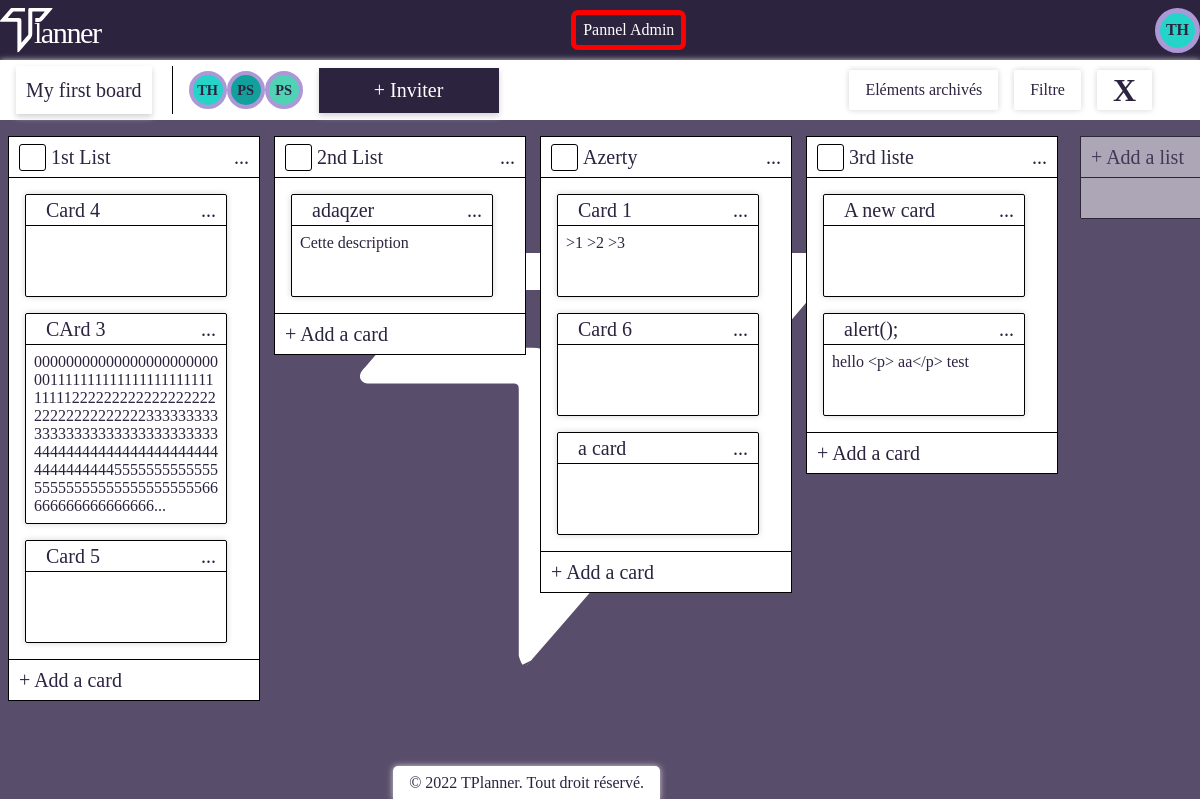
Screenshot of /board.php?id=1 (signed in) with the database file from the repository.
### tables this page shows
CREATE TABLE IF NOT EXISTS `boards` (
  `id` int(11) NOT NULL AUTO_INCREMENT,
  `label` varchar(50) NOT NULL,
  `lastChange` datetime DEFAULT NULL,
  `environnement_id` int(11) DEFAULT NULL,
  `user_id` int(11) DEFAULT NULL,
  PRIMARY KEY (`id`),
  KEY `id_environnement` (`environnement_id`),
  KEY `id_user` (`user_id`),
  CONSTRAINT `boards_ibfk_1` FOREIGN KEY (`environnement_id`) REFERENCES `environnements` (`id`),
  CONSTRAINT `boards_ibfk_2` FOREIGN KEY (`user_id`) REFERENCES `users` (`id`)
);

CREATE TABLE IF NOT EXISTS `users` (
  `id` int(11) NOT NULL AUTO_INCREMENT,
  `username` varchar(50) NOT NULL,
  `password` varchar(100) NOT NULL,
  `mail` varchar(50) NOT NULL,
  `role` text,
  `dateCreation` date NOT NULL,
  `color` varchar(7) NOT NULL DEFAULT '#50d3b5',
  PRIMARY KEY (`id`)
);

CREATE TABLE IF NOT EXISTS `lists` (
  `id` int(11) NOT NULL AUTO_INCREMENT,
  `label` varchar(50) NOT NULL,
  `listPosition` tinyint(4) NOT NULL,
  `isArchived` tinyint(1) NOT NULL DEFAULT '0',
  `isArchiveList` tinyint(4) NOT NULL DEFAULT '0',
  `board_id` int(11) NOT NULL,
  PRIMARY KEY (`id`),
  KEY `id_board` (`board_id`),
  CONSTRAINT `lists_ibfk_1` FOREIGN KEY (`board_id`) REFERENCES `boards` (`id`)
);

CREATE TABLE IF NOT EXISTS `cards` (
  `id` int(11) NOT NULL AUTO_INCREMENT,
  `title` varchar(50) NOT NULL,
  `description` text,
  `positions` smallint(6) NOT NULL,
  `color` varchar(25) DEFAULT NULL,
  `picture` varchar(100) DEFAULT NULL,
  `deadline` datetime DEFAULT NULL,
  `isArchived` tinyint(1) NOT NULL DEFAULT '0',
  `list_id` int(11) NOT NULL,
  PRIMARY KEY (`id`),
  KEY `id_list` (`list_id`),
  CONSTRAINT `cards_ibfk_1` FOREIGN KEY (`list_id`) REFERENCES `lists` (`id`)
);

### app/AbstractManager.php (called while the page is built, shortened)
<?php
abstract class AbstractManager
{
    private static $connection;
    protected static function connect()
    {
        self::$connection = DAO::connect();
    }
    protected static function getOneOrNullResult($row, $class)
    {
        if ($row != null) {
            return new $class($row);
        }
        return null;
    }
    protected static function getResults($rows, $class)
    {
        $results = [];
        if ($rows != null) {
            foreach ($rows as $row) {
                $results[] = new $class($row);
            }
        }
        return $results;
    }
    protected static function getValue($row)
    {
        if ($row != null) {
            return $row;
        }
        return null;
    }
    protected static function select($sql, $params = null, $multiple = true)
    {
        try {
            $stmt = self::$connection->prepare($sql);
            $stmt->execute($params);
            if ($multiple) {
                return $stmt->fetchAll();
            }
            return $stmt->fetch();
        } catch (\PDOException $e) {
            echo $e->getMessage();
        }
    }
}

### Models/BoardsManager.php (called while the page is built, shortened)
<?php
class BoardsManager extends AbstractManager
{
    private static $classname = "Models\Board";
    public function getOneById($id)
    {
        $sql =   "SELECT *" .
            " FROM boards" .
            " WHERE id = :id";
        $arg = ["id" => $id];
        return self::getOneOrNullResult(
            self::select($sql, $arg, false),
            self::$classname
        );
    }
    public function getLists($id)
    {
        $sql =   "SELECT * FROM lists l" .
            " WHERE l.board_id = :id" .
            " ORDER BY l.listPosition";
        $arg = ["id" => $id];
        return self::getResults(
            self::select($sql, $arg, true),
            "Models\Lists"
        );
    }
    public function getUsers($idBoard)
    {
        $sql = "SELECT u.id, u.username, u.mail, u.color FROM users u" .
            " INNER JOIN users_boards ub ON u.id = ub.user_id" .
            " INNER JOIN boards b ON b.id = ub.board_id" .
            " WHERE b.id = :idBoard";
        $arg = ["idBoard" => $idBoard];
        return self::getResults(
            self::select($sql, $arg, true),
            "Models\User"
        );
    }
    public function getCreator($id)
    {
        $sql =   "SELECT user_id" .
            " FROM boards" .
            " WHERE id = :id";
        $arg = ["id" => $id];
        return self::getValue(
            self::select($sql, $arg, false)
        );
    }
}

### Public/autoloader.php (called while the page is built, shortened)
<?php
abstract class Autoloader{
    public static function autoload($class)
    {
        $parts = preg_split('#\\\#', $class);
			$className = array_pop($parts);
			$path = implode(DS, $parts);
			$file = $className.'.php';
			$filepath = ROOT.$path.DS.$file;
    }
}
function e($text)
{
	return htmlspecialchars($text);
}

### app/DAO.php (called while the page is built, shortened)
<?php
    abstract class DAO{
        protected static $link;
        public static function connect(){
            try{
                self::$link = new \PDO("mysql:host=".self::DB_HOST.";
                                        dbname=".self::DB_NAME,
                                        self::DB_USER,
                                        self::DB_PASS,
                [
                    \PDO::ATTR_ERRMODE => \PDO::ERRMODE_EXCEPTION,
                    \PDO::ATTR_DEFAULT_FETCH_MODE => \PDO::FETCH_ASSOC
                ]);
                return self::$link;
            }
            catch(\PDOException $e) {
                echo $e->getMessage();
                die();
            }
        }
    }
?>

### Models/Board.php (called while the page is built, shortened)
<?php
class Board extends AbstractEntity
{
    private $id;
    private $label;
    private $listLists;
    public function __construct($data)
    {
        $bm = new BoardsManager();
        $this->listLists = $bm->getLists($this->id);
    }
    public function getId()
    {
        return $this->id;
    }
    public function setId($id)
    {
        $this->id = $id;
        return $this;
    }
    public function getLabel()
    {
        return $this->label;
    }
    public function setLabel($label)
    {
        $this->label = $label;
        return $this;
    }
    public function getListLists()
    {
        return $this->listLists;
    }
    public function getUsersList()
    {
        $bm = new BoardsManager();
        return $bm->getUsers($this->id);
    }
}

### app/AbstractEntity.php (called while the page is built, shortened)
<?php
    abstract class AbstractEntity
    {
        protected static function hydrate($data, $object){
            foreach($data as $field => $value){
                $method = "set".ucfirst($field);
            }
        }
    }

### Models/User.php (called while the page is built, shortened)
<?php
class User extends AbstractEntity
{
  private $id;
  private $username;
  private $color;
  public function setId($id)
  {
    $this->id = $id;
    return $this;
  }
  public function setMail($mail)
  {
    return $this;
  }
  public function getUsername()
  {
    return $this->username;
  }
  public function setUsername($username)
  {
    $this->username = $username;
    return $this;
  }
  public function getColor()
  {
    return $this->color;
  }
  public function setColor($color)
  {
    $this->color = $color;
    return $this;
  }
  public function isCreator($board)
  {
    $bm = new BoardsManager();
    $this->isCreator = $bm->getCreator($board)["user_id"] == $this->id;
    return $this->isCreator;
  }
}

### Models/Lists.php (called while the page is built, shortened)
<?php
class Lists extends AbstractEntity
{
    private $id;
    private $label;
    private $isArchived;
    private $isArchiveList;
    private $listCards;
    public function __construct($data)
    {
        $lm = new ListsManager();
        $this->listCards = $lm->getCards($this->id);
    }
    public function getId()
    {
        return $this->id;
    }
    public function setId($id)
    {
        $this->id = $id;
        return $this;
    }
    public function getLabel()
    {
        return $this->label;
    }
    public function setLabel($label)
    {
        $this->label = $label;
        return $this;
    }
    public function getIsArchived()
    {
        return $this->isArchived;
    }
    public function setIsArchived($isArchived)
    {
        $this->isArchived = $isArchived;
        return $this;
    }
    public function getListCards()
    {
        return $this->listCards;
    }
    public function getIsArchiveList()
    {
        return $this->isArchiveList;
    }
    public function setIsArchiveList($isArchiveList)
    {
        $this->isArchiveList = $isArchiveList;
        return $this;
    }
}

### Models/Card.php (called while the page is built, shortened)
<?php
class Card extends AbstractEntity
{
    private $id;
    private $title;
    private $description;
    private $isArchived;
    public function getId()
    {
        return $this->id;
    }
    public function setId($id)
    {
        $this->id = $id;
        return $this;
    }
    public function getTitle()
    {
        return $this->title;
    }
    public function setTitle($title)
    {
        $this->title = $title;
        return $this;
    }
    public function getDescription()
    {
        return $this->description;
    }
    public function setDescription($description)
    {
        $this->description = $description;
        return $this;
    }
    public function getIsArchived()
    {
        return $this->isArchived;
    }
    public function setIsArchived($isArchived)
    {
        $this->isArchived = $isArchived;
        return $this;
    }
}

### Models/ListsManager.php (called while the page is built, shortened)
<?php
class ListsManager extends AbstractManager
{
    public function getCards($id)
    {
        $sql = "SELECT * FROM cards c".
                " WHERE c.list_id = :id".
                " ORDER BY c.positions";
        $arg = ["id" => $id];
        return self::getResults(
            self::select($sql, $arg, true),
            "Models\Card"
        );
    }
}

### Public/Views/boardContent.php (the view, shortened to what this page needs)
<main id="<?= $_GET['id'] ?>">
    <?php
    if (isset($data)) {
        $user = $data['user'];
        $board = $data['board'];
        $isCreator = $user->isCreator($board->getId());
    } ?>
    <div id="boardHeader" >
        <div id="leftside">
            <div>
                <div><?= e($board->getLabel()) ?></div>
            </div>
            <div id="listUser">
                <span class='icon'>
                    <?php
                        foreach($board->getUsersList() as $user){
                            echo "<span class='tooltip' style='background-color:" . $user->getColor() . "'>" . htmlspecialchars(strtoupper(substr($user->getUsername(), 0, 2))) . "<span class='tooltiptext'>{$user->getUsername()}<br>{$user->getMail()}</span></span>";
                        }
                    ?>
                </span>
                <div><div id="inviteButton">+ Inviter</div></div><span id="error" class="error"></span>
            </div>
        </div>
        <div id="rightside">
            <div>Eléments archivés</div>
            <div>Filtre</div>
            <?php
                if($isCreator){
                    echo "<div class='delete'>X</div>";
                }
            ?>
        </div>
    </div>
    <div class='board' id='<?= $board->getId(); ?>'>
        <?php
        foreach ($board->getListLists() as $list) {
            if(!$list->getIsArchiveList() && !$list->getIsArchived()){
                echo "<div class='listContainer'><div class='listHeader' draggable='true'><span><span class='picto'></span><span class='listTitle'>".e($list->getLabel())."</span></span><span class='menu'>...</span></div>";
                echo "<ul class='list' id='{$list->getId()}'>";
                foreach ($list->getListCards() as $card) {
                    if(!$card->getIsArchived()){
                        $desc = e($card->getDescription());
                        if(strlen($desc) > 200){
                            $desc2 = substr($desc,0,200)."...";
                        }else{
                            $desc2 = $desc;
                        }
                        echo "<li draggable='true' class='card' id='{$card->getId()}'><span class='cardHeader'><span class='cardTitle'>".e($card->getTitle())."</span><span class='menu'>...</span></span><span class='cardBody' originalText='{$desc}'><p>{$desc2}</p></span></li>";
                    }
                }
                echo "</ul><span class='addCard'><span>+ Add a card</span></span></div>";
            }
        }
        ?>
        <div id="addList"><span>+ Add a list</span><span></span></div>
    </div>
</main>

### rows the page displays
boards: label "My first board"
users: username "TH"
users: username "PS"
users: username "PS"
lists: label "1st List"
cards: title "Card 4"
cards: title "CArd 3", description "00000000000000000000000001111111111111111111111111112222222222222222222222222222222233333333333333333333333333333333444444444444444444444444444444444555555555555555555555555555555555566666666666666666..."
cards: title "Card 5"
lists: label "2nd List"
cards: title "adaqzer", description "Cette description"
lists: label "Azerty"
cards: title "Card 1", description ">1 >2 >3"
cards: title "Card 6"
cards: title "a card"
lists: label "3rd liste"
cards: title "A new card"
cards: title "alert();", description "hello <p> aa</p> test"

### other values shown
substr($_SESSION['user']->getUsername(),0,2) "TH"
